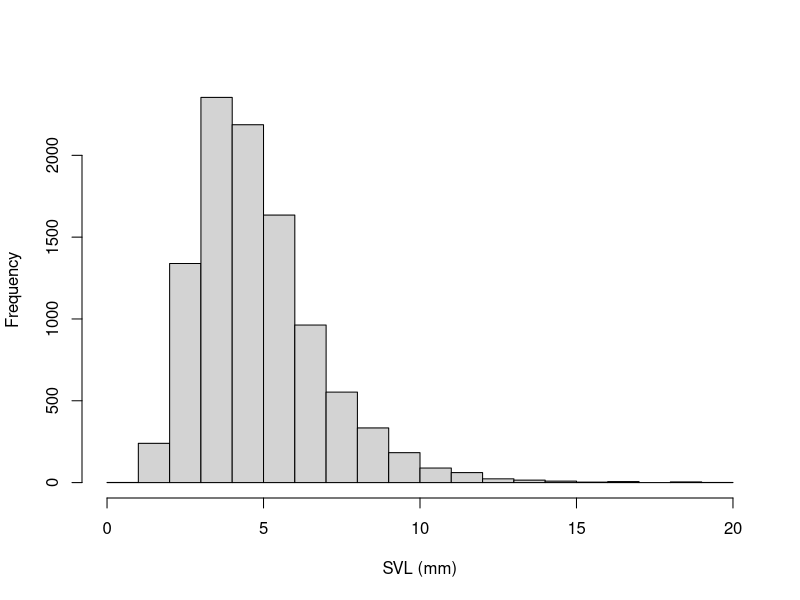
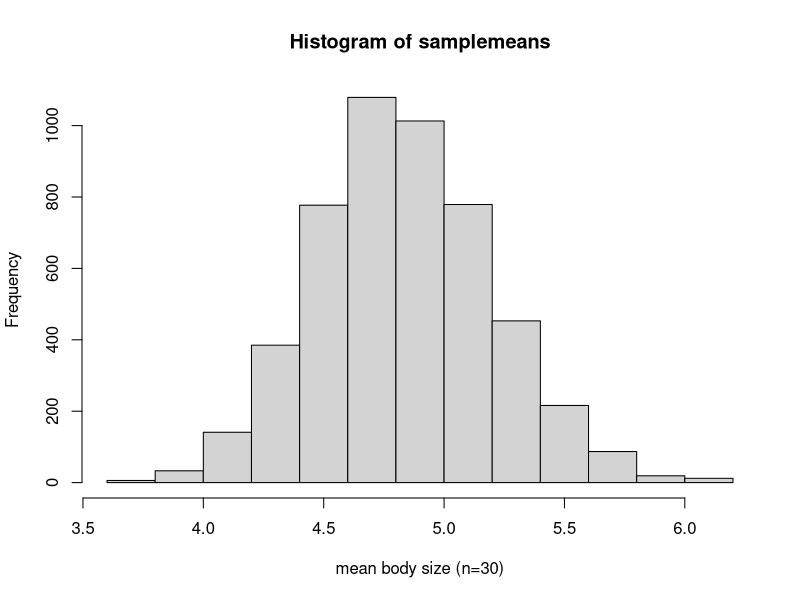
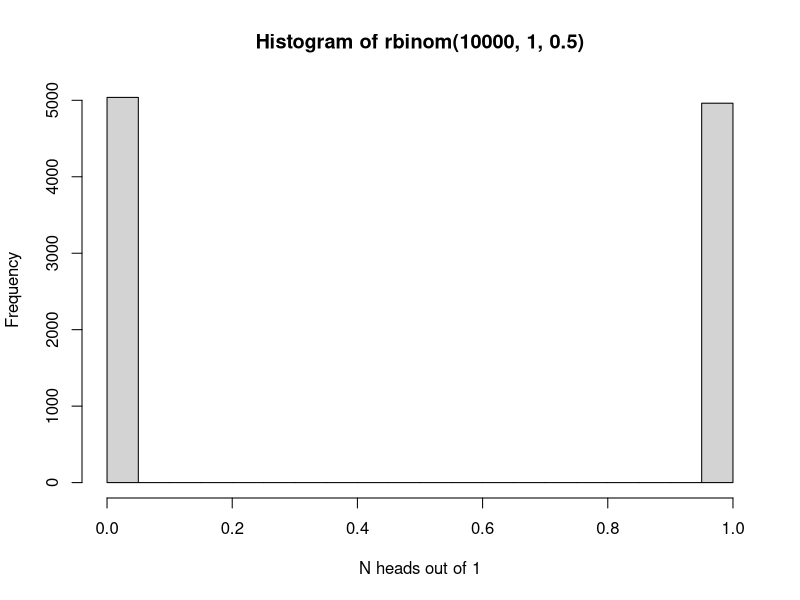
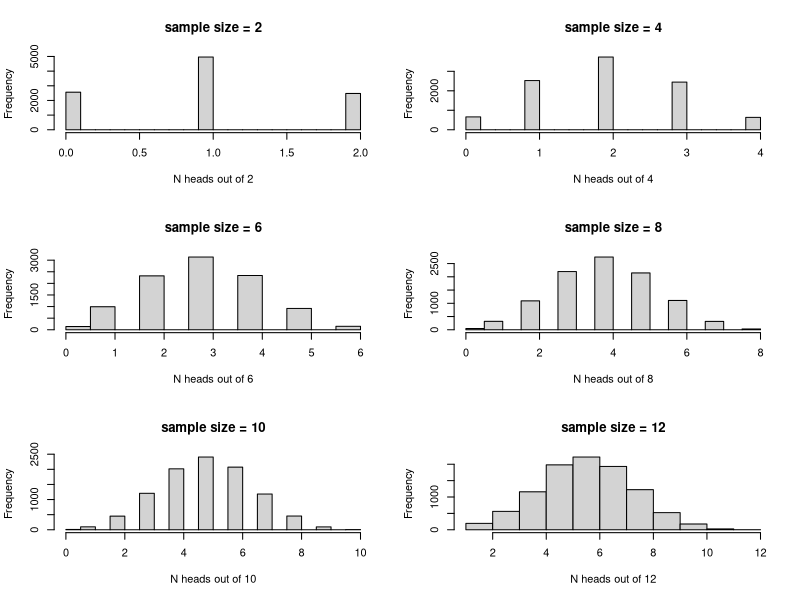
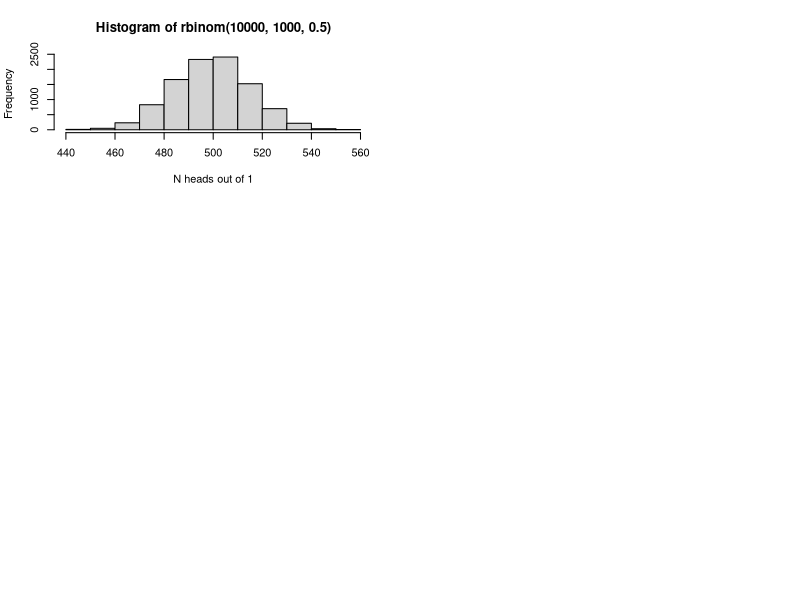
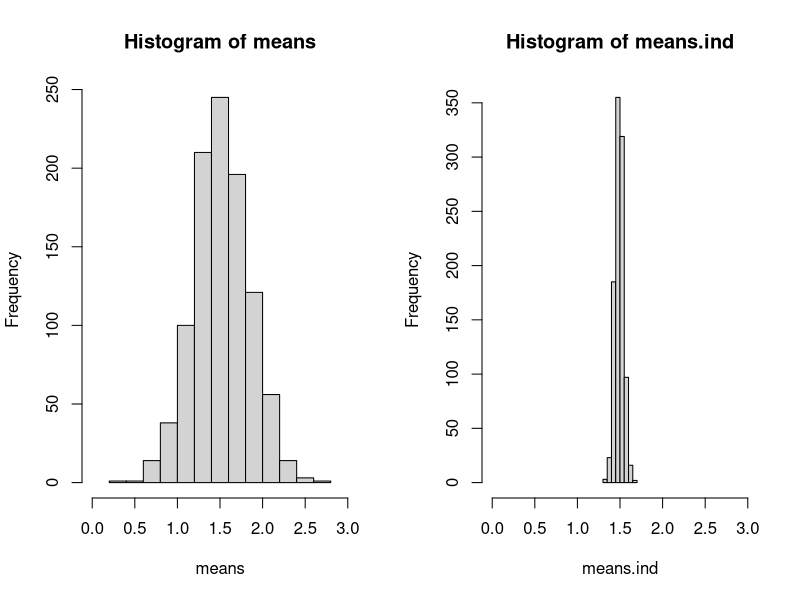
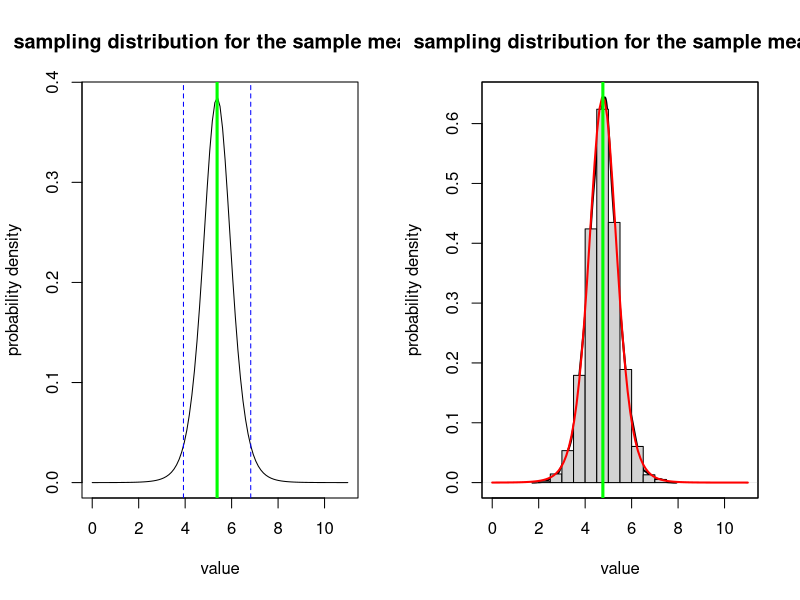
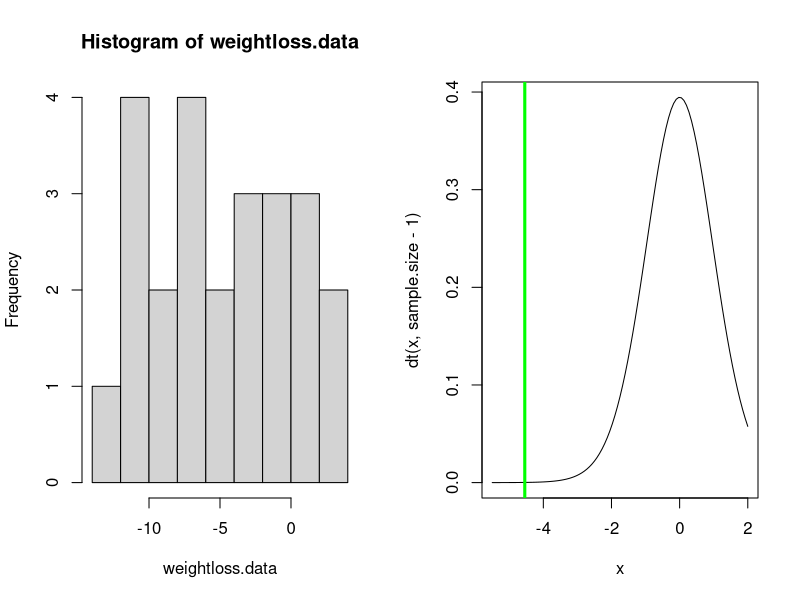

These charts were generated, in order, by the following R code:

############################################################
####                                                    ####  
####  NRES 710, Lecture 1                               ####
####                                                    ####
####  Kevin Shoemaker and Ben Sullivan                  #### 
####  University of Nevada, Reno                        ####
####                                                    #### 
############################################################


############################################################
####  Basic Concepts of Probability and statistics      ####
############################################################



#### ALL FROGS IN CA

allfrogs.bodysize <- rlnorm(10000,1.5,0.4)        # statistical 'population'
hist(allfrogs.bodysize,main="",xlab="SVL (mm)")   # plot out histogram

truemean_SVL <- mean(allfrogs.bodysize)           # the 'parameter'
truemean_SVL 


mysample <- sample(allfrogs.bodysize,10)    # take sample of size 10 (10 frogs measured)
mean(mysample)   # compute the sample mean



mysample <- sample(allfrogs.bodysize,20)    # take sample of size 20 (20 frogs measured)
mean(mysample)   # compute the sample mean



lotsofsamples <- list()

for(s in 1:5000){
  lotsofsamples[[paste0("sample",s)]] <- sample(allfrogs.bodysize,30)    # take sample of size 30 (20 frogs measured)
}

lotsofsamples$sample1
lotsofsamples$sample99
lotsofsamples$sample732


samplemeans <- sapply(lotsofsamples,mean)

hist(samplemeans,xlab="mean body size (n=30)")


hist(rbinom(10000,1,.5),xlab="N heads out of 1")

par(mfrow=c(3,2))
for(i in seq(2,12,2)){
   hist(rbinom(10000,i,.5),main=paste0("sample size = ",i),xlab=sprintf("N heads out of %s",i)) 
}


hist(rbinom(10000,1000,.5),xlab="N heads out of 1")


# pseudoreplication demonstration

meansize.allfrogs <- 1.5    # population mean 
sdsize.allfrogs <- 0.5     # population sd
sdsize.amongpond <- 0.44   # standard deviation among ponds 

nponds <- 5000   # total number of ponds in the population
nfrogs.perpond <- 1000    # 1000 frogs in each pond



pondmeans <- rnorm(nponds,meansize.allfrogs,sdsize.amongpond)
 # hist(pondmeans)
allfrogs <- sapply(pondmeans, function(t) rnorm(nfrogs.perpond,t,sqrt(sdsize.allfrogs^2-sdsize.amongpond^2)) )
rownames(allfrogs) <- paste0("frog",1:(nfrogs.perpond))
colnames(allfrogs) <- paste0("pond",1:nponds)

  # confirm that population mean and standard deviation are as specified
sd(allfrogs)
mean(allfrogs)


nponds.sampled <- 2
nsamp.perpond <- 50 

ponds.sampled <- sample(1:nponds,nponds.sampled)
frogs.sampled <- replicate(nponds.sampled,sample(1:nfrogs.perpond,nsamp.perpond))

thissamp <- sapply(1:nponds.sampled,function(t) allfrogs[frogs.sampled[,t],ponds.sampled[t]])
rownames(thissamp) <- paste0("frog",1:(nsamp.perpond))
colnames(thissamp) <- paste0("pond",1:nponds.sampled)

head(thissamp)


test <- t.test(as.vector(thissamp),mu=1.5,alternative="greater")
test


means <- numeric(1000)
means.ind <- numeric(1000)

ttest <- numeric(1000)
ttest.ind <- numeric(1000)

for(scenario in 1:1000){
  ponds.sampled <- sample(1:nponds,nponds.sampled)
  frogs.sampled <- replicate(nponds.sampled,sample(1:nfrogs.perpond,nsamp.perpond))
  
  thissamp <- sapply(1:nponds.sampled,function(t) allfrogs[frogs.sampled[,t],ponds.sampled[t]])
  thissamp.ind <- matrix(sample(allfrogs,nsamp.perpond*nponds.sampled),ncol=nponds.sampled)
  
  means[scenario] <- mean(thissamp)
  means.ind[scenario] <- mean(thissamp.ind)
  
  test <- t.test(as.vector(thissamp),mu=1.5,alternative="greater")
  test.ind <- t.test(as.vector(thissamp.ind),mu=1.5,alternative="greater")
  
  ttest[scenario] <- test$p.value
  ttest.ind[scenario] <- test.ind$p.value
  
}




layout(matrix(1:2,nrow=1))
hist(means,xlim=c(0,3))
hist(means.ind,xlim=c(0,3))

length(which(ttest<0.05))/1000

length(which(ttest.ind<0.05))/1000


#######
# Sampling distribution: the sample mean

mysample <- c(4.1,3.5,3.7,6.6,8.0,5.4,7.3,4.4)
mysample
n <- length(mysample)    # sample size
sample.mean <- mean(mysample)  # sample mean
sample.stdev <- sd(mysample)   # sample standard deviation (r uses denominator of n-1 by default!)
std.error <- sample.stdev/sqrt(n) 

std.error 


sampdist <- function(x){dt((x-sample.mean)/std.error,n-1)}
curve(sampdist,0,11,ylab="probability density",xlab="value",main="sampling distribution for the sample mean!")
abline(v=sample.mean,col="green",lwd=3)
confint <- c(sample.mean+std.error*qt(0.025,n-1),sample.mean+std.error*qt(0.975,n-1))
abline(v=confint,col="blue",lty=2)


#######
# Sampling distribution: the sample mean #2 (brute force simulation version)

mysample <- c(4.1,1.5,3.7,6.6,8.0,4.5,5.3,4.4)
mysample
n <- length(mysample)    # sample size
sample.mean <- mean(mysample)  # sample mean
sample.stdev <- sd(mysample)   # sample standard deviation (r uses denominator of n-1 by default!)

simulated.samples <- list()
for(s in 1:10000){
  sd1 <- sqrt(sum((sample(mysample,length(mysample)-1,replace = T)-sample.mean)^2)/(length(mysample)-2))  # account for unknown standard deviation
  simulated.samples[[paste0("sample ",s)]] <- rnorm(n,sample.mean,sd1)
}
sampling.distribution <- sapply(simulated.samples,mean)

plot(density(sampling.distribution),xlim=c(0,11),ylab="probability density",xlab="value",main="sampling distribution for the sample mean!",lwd=2)    # plot the brute-force sampling distribution
hist(sampling.distribution,add=T,freq=F)
par(new=T)
curve(sampdist,0,11,xlim=c(0,11),xaxt="n",yaxt="n",xlab="",ylab="",col="red",lwd=2)  # official sampling distribution
abline(v=sample.mean,col="green",lwd=3)




## Paired t-test example:

weightloss.data <- c(-10.4,-11.6,3.9,1.5,-0.3,-3.5 -10.0,-6.7,-6.1,-2.4,-6.0,2.3,0.1,-4.1,-3.2, -11.3,-3.2,-9.3,-7.5,-5.7,-0.1,0.0,-9.8,1.0,-11.9)
hist(weightloss.data,breaks=7)
mean.weightloss <- mean(weightloss.data)
null.weightloss <- 0
stdev.weightloss <- sd(weightloss.data)
sample.size <- length(weightloss.data)
std.error <- stdev.weightloss/sqrt(sample.size)

t.statistic <- (mean.weightloss-null.weightloss)/std.error
t.statistic

curve(dt(x,sample.size-1),-5.5,2)
abline(v=t.statistic,col="green",lwd=3)

t.crit <- qt(0.05,sample.size-1)    # 'critical value' of the t statistic- you can reject the null if your value is more extreme than this!

p=pt(t.statistic,sample.size-1)    # p value
p    # this is the p value


####### Alternative: use R's built in t test

t.test(weightloss.data,alternative = "less")   # should get the same p=value!


### confidence interval for weight loss data

# summary(weightloss.data)
# 
# mean.weightloss    # mean weight loss
# std.error          # standard error of weight loss

curve(dt(x,sample.size),-4,4,xaxt="n",xlab="weight loss",ylab="probability density")
axis(1,at=seq(-4,4,2),labels = round(mean.weightloss+std.error*seq(-4,4,2),1) )
abline(v=0,col="blue",lwd=3)

t.crit <- qt(0.975,sample.size-1)    # for 95% confidence interval

abline(v=-1*t.crit,col="red",lty=2)
abline(v=1*t.crit,col="red",lty=2)

lower.bound <- mean.weightloss - t.crit*std.error
upper.bound <- mean.weightloss + t.crit*std.error

lower.bound

upper.bound


## Chi squared goodness-of-fit example

birthdays.bymonth <- c(40,23,33,39,28,29,45,31,22,34,44,20)
months <- c("Jan","Feb","Mar","Apr","May","Jun","Jul","Aug","Sep","Oct","Nov","Dec")
names(birthdays.bymonth) <- months

sample.size <- sum(birthdays.bymonth)
k = length(birthdays.bymonth)   # number of categories (months)
exp.birthdays.bymonth <- sample.size*rep(1/k,times=k)   # compute the expected number under the null hypothesis.

Chisq.stat <- sum((birthdays.bymonth-exp.birthdays.bymonth)^2/exp.birthdays.bymonth)
Chisq.stat


## View the summary statistic along with its sampling distribution under the null hypothesis

curve(dchisq(x,k-1),0,75)
abline(v=Chisq.stat,col="green",lwd=3)

p <- 1-pchisq(Chisq.stat,k-1)
p


### use R's built in chi squared function

chisq.test(birthdays.bymonth)     # should get the same p value!



## Z test  (Ben Sullivan example)

df <- read.csv("GSW_height.csv")
GSWheight <- df$Height
GSWheight
mean.gsw <- mean(GSWheight)
sd.gsw <- sd(GSWheight) 
sd.pop <- 4
mean.pop <- 79
n <- length(GSWheight)
s.e. <- sd.pop/sqrt(n)

null.height <- mean.pop   # null: GSW are sampled randomly from the pool of all NBA players. They are not fundamentally different!

z.statistic <- (mean.gsw-null.height)/s.e.
z.statistic

curve(dnorm(x),-3,3)    # we assume that the z statistic is normally distributed- standard normal!
abline(v=z.statistic,col="green",lwd=3)

p <- 1-pnorm(z.statistic)    # is the p value enough evidence to tell you that GSW players are taller than the NBA average??
p       

pnorm(z.statistic)


#################
# Discrete probability distributions

mean <- 5
rpois(10,mean)    # note: the random numbers sampled from this distribution have no decimal component

             # plot discrete probabilities of getting particular outcomes!
xvals <- seq(0,15,1)
probs <- dpois(xvals,lambda=mean)
names(probs) <- xvals
               
barplot(probs,ylab="Probability Mass",main="Poisson distribution (discrete)")

barplot(cumsum(probs),ylab="Cumulative Probability",main="Poisson distribution (discrete)")   # cumulative distribution

sum(probs)   # just to make sure it sums to 1!  Does it???


#########
# continuous distributions

shape1 = 0.5
shape2 = 0.5

rbeta(10,shape1,shape2)   # generate 10 random numbers from a continuous distribution

curve(dbeta(x,shape1,shape2),ylab="probability density",xlab="possibilities")   # probability density function (PDF)

curve(pbeta(x,shape1,shape2),ylab="cumulative probability",xlab="possibilities")   # cumulative distribution

integrate(f=dbeta,lower=0,upper=1,shape1=shape1,shape2=shape2)    # just to make sure it integrates to 1!!


# random number generators

rnorm(10)    # generate 10 random numbers from a standard normal distribution
rnorm(5,25,5)  # generate 5 random numbers from a normal distribution with mean=25 and sd=5
rpois(8,18)  # generate 8 random numbers from a poisson distribution with mean=18


## probability density function example 

curve(dt(x,8),-4,4,xlab="possibilities",ylab='relative probability (prob density)')


## probability mass function example 

x <- barplot(sapply(0:10,function(t) dpois(t,2)),xlab="possibilities",ylab='probability')
axis(1,at=x,labels=0:10)


## cumulative distribution function  

    # for continuous distribution
curve(pt(x,df=8),-4,4,xlab="possibilities",ylab='cumulative probability')

    # for discrete distribution
x <- barplot(sapply(0:10,function(t) ppois(t,2)),xlab="possibilities",ylab='cumulative probability')
axis(1,at=x,labels=0:10)


## quantile function  

    # for continuous distribution
curve(qt(x,df=8),0,1,xlab="cumulative probability",ylab='quantile')

    # for discrete distribution
curve(qpois(x,4),0,1,xlab="cumulative probability",ylab='quantile')


##########
# Binomial

size <- 10
prob <- 0.3
rbinom(10,size,prob)

xvals <- seq(0,size,1)
probs <- dbinom(xvals,size,prob)
names(probs) <- xvals
               
barplot(probs,ylab="Probability",main="Binomial distribution")

barplot(cumsum(probs),ylab="Cumulative Probability",main="Binomial distribution")   # cumulative distribution

sum(probs)   # just to make sure it sums to 1!  Does it???


#########
# Gaussian (normal)

mean = 7.1
stdev = 1.9

rnorm(10,mean,stdev)

curve(dnorm(x,mean,stdev),0,15)   # probability density

curve(pnorm(x,mean,stdev),0,15)   # cumulative distribution

integrate(f=dnorm,lower=-Inf,upper=Inf,mean=mean,sd=stdev)    # just to make sure it integrates to 1!!



#########
# t distribution

df = 6

rt(10,df)     # random numbers from the t distribution

curve(dt(x,df),-4,4)   # probability density

curve(pt(x,df),-4,4)   # cumulative distribution

integrate(f=dt,lower=-Inf,upper=Inf,df=df)    # just to make sure it integrates to 1!!



#########
# Chi-squared distribution

df = 6

rchisq(10,df)     # random numbers from the chi squared distribution

curve(dchisq(x,df),0,15)   # probability density

curve(pchisq(x,df),0,15)   # cumulative distribution

integrate(f=dchisq,lower=0,upper=Inf,df=df)    # just to make sure it integrates to 1!!
